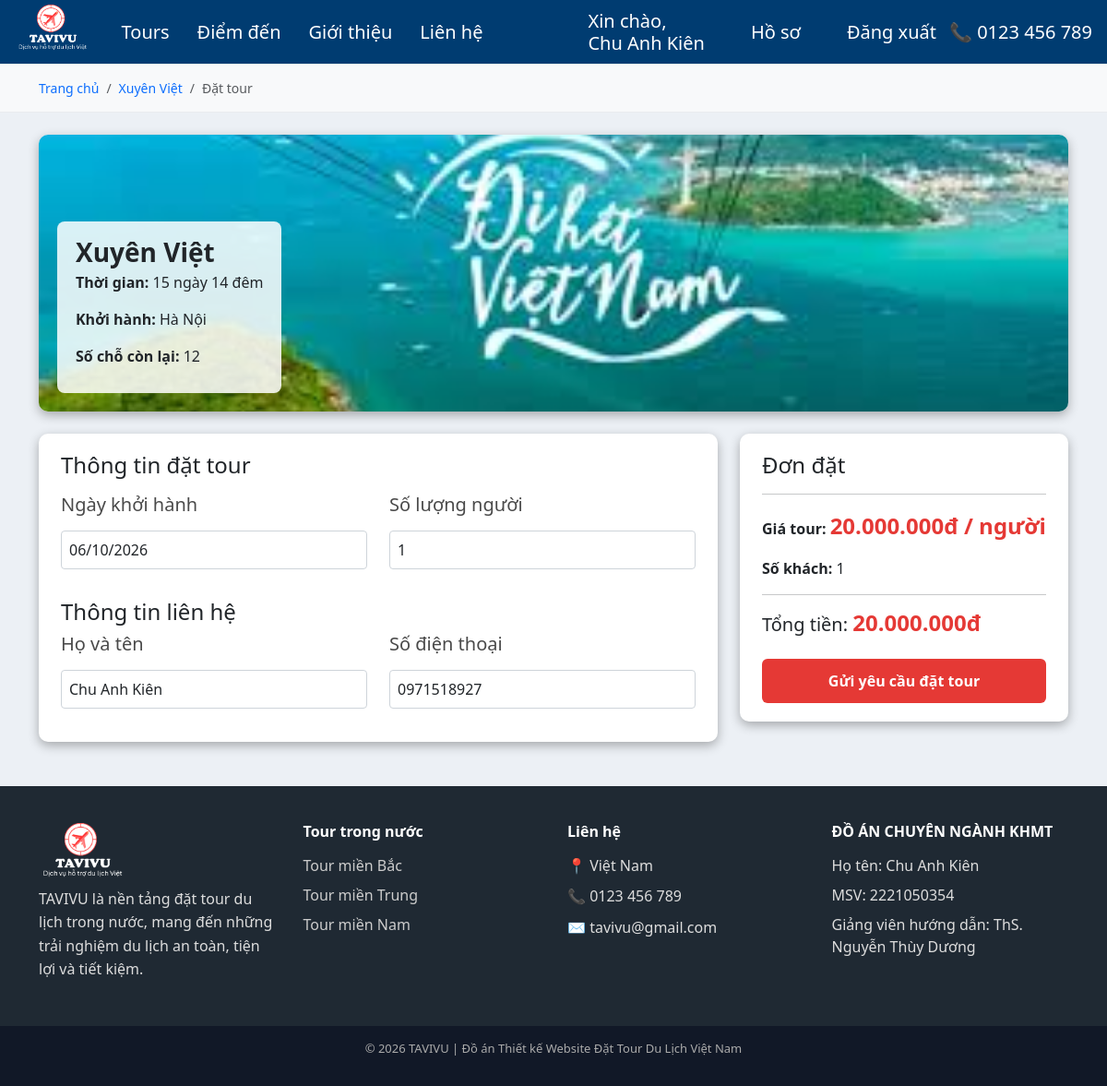
Screenshot of /pages/khachHang/datTour.php?maTour=32 (signed in) with the database file from the repository.
### tables this page shows
CREATE TABLE `tour` (
  `maTour` int(10) UNSIGNED NOT NULL,
  `maND` int(10) UNSIGNED NOT NULL,
  `tenTour` varchar(255) NOT NULL,
  `moTa` text DEFAULT NULL,
  `lichTrinh` text DEFAULT NULL,
  `giaTour` decimal(18,2) UNSIGNED NOT NULL,
  `ngayKhoiHanh` date NOT NULL,
  `diemXuatPhat` varchar(100) NOT NULL DEFAULT 'Hà Nội',
  `soNgay` int(11) NOT NULL DEFAULT 1,
  `soChoTrong` int(10) UNSIGNED NOT NULL,
  `tongSoCho` int(10) UNSIGNED NOT NULL DEFAULT 0,
  `trangThai` enum('Chờ duyệt','Đang bán','Tạm dừng','Từ chối','Đã kết thúc') NOT NULL DEFAULT 'Chờ duyệt'
);

CREATE TABLE `tour_anh` (
  `maAnh` int(10) UNSIGNED NOT NULL,
  `maTour` int(10) UNSIGNED NOT NULL,
  `duongDan` varchar(255) NOT NULL,
  `lamAnhChinh` tinyint(1) DEFAULT 0
);

CREATE TABLE `user` (
  `maND` int(11) UNSIGNED NOT NULL,
  `email` varchar(100) NOT NULL,
  `matKhau` varchar(255) NOT NULL,
  `hoTen` varchar(100) NOT NULL,
  `soDienThoai` varchar(10) NOT NULL,
  `vaiTro` enum('Quản trị viên','Khách hàng','Nhà phân phối tour') NOT NULL DEFAULT 'Khách hàng',
  `trangThai` enum('Hoạt động','Vô hiệu hóa') NOT NULL DEFAULT 'Hoạt động',
  `diaChi` varchar(255) DEFAULT NULL,
  `tenCongTy` varchar(255) DEFAULT NULL,
  `diaChiCongTy` varchar(255) DEFAULT NULL,
  `tyLeHoaHong` decimal(5,2) DEFAULT NULL
);

### pages/khachHang/datTour.php (the view, shortened to what this page needs)
<?php
require_once '../../config/database.php';
$maTour = $_GET['maTour'] ?? null;
$stmt = $mysqli->prepare("
    SELECT t.*, u.hoTen AS tenNPP
    FROM tour t
    JOIN user u ON t.maND = u.maND
    WHERE t.maTour = ? AND t.trangThai = 'Đang bán'
");
$stmt->bind_param("i", $maTour);
$stmt->execute();
$tour = $stmt->get_result()->fetch_assoc();
$stmtAnh = $mysqli->prepare("
    SELECT duongDan FROM tour_anh
    WHERE maTour = ? AND laManhChinh = 1
    LIMIT 1
");
$stmtAnh->bind_param("i", $maTour);
$stmtAnh->execute();
$anhChinh = $stmtAnh->get_result()->fetch_assoc();
$stmtUser = $mysqli->prepare("SELECT hoTen, soDienThoai FROM user WHERE maND = ?");
$stmtUser->bind_param("i", $_SESSION['maND']);
$stmtUser->execute();
$user = $stmtUser->get_result()->fetch_assoc();
?>
<!DOCTYPE html>
<html lang="vi">
<head>
    <link href="https://cdn.jsdelivr.net/npm/bootstrap@5.3.8/dist/css/bootstrap.min.css" rel="stylesheet"
>
    <link rel="stylesheet" href="../../assets/css/khachHang.css">
</head>
<body>
    <?php include '../../includes/header.php'; ?>
    <main>
        <div class="breadcrumb-box">
            <div class="container">
                <nav aria-label="breadcrumb">
                    <ol class="breadcrumb tour-breadcrumb">
                        <li class="breadcrumb-item">
                            <a href="trangChu.php" class="breadcrumb-link">Trang chủ</a>
                        </li>
                        <li class="breadcrumb-item">
                            <a href="tour_ChiTiet.php?id=<?= $tour['maTour'] ?>" class="breadcrumb-link">
                                <?= htmlspecialchars($tour['tenTour']) ?>
                            </a>
                        </li>
                        <li class="breadcrumb-item active">Đặt tour</li>
                    </ol>
                </nav>
            </div>
        </div>
        <div class="container my-4">
            <div class="box tour-summary">
                <img src="../../<?= htmlspecialchars($anhChinh['duongDan'] ?? '') ?>"
                    alt="<?= htmlspecialchars($tour['tenTour']) ?>">
                <div class="tour-summary-content">
                    <div class="tour-title"><?= htmlspecialchars($tour['tenTour']) ?></div>
                    <p><strong>Thời gian:</strong> <?= $tour['soNgay'] ?> ngày <?= $tour['soNgay'] - 1 ?> đêm</p>
                    <p><strong>Khởi hành:</strong> <?= htmlspecialchars($tour['diemXuatPhat']) ?></p>
                    <p><strong>Số chỗ còn lại:</strong> <?= $tour['soChoTrong'] ?></p>
                </div>
            </div>
            <div class="row">
                <div class="col-lg-8">
                    <div class="box">
                        <h4 class="mb-3">Thông tin đặt tour</h4>
                        <form action="../../actions/donDat/booking.php" method="POST" id="formDatTour">
                            <div class="row">
                                <div class="col-md-6 mb-3">
                                    <label class="form-label">
                                        <h5>Ngày khởi hành</h5>
                                    </label>
                                    <input type="date" name="ngayDat" class="form-control"
                                        value="<?= $tour['ngayKhoiHanh'] ?>" readonly>
                                </div>
                                <div class="col-md-6 mb-3">
                                    <label class="form-label">
                                        <h5>Số lượng người</h5>
                                    </label>
                                    <input type="number" name="soNguoi" id="soNguoi" class="form-control" min="1"
                                        max="<?= $tour['soChoTrong'] ?>" value="1" required>
                                </div>
                            </div>
                            <h4 class="mt-3">Thông tin liên hệ</h4>
                            <div class="row">
                                <div class="col-md-6 mb-3">
                                    <label class="form-label">
                                        <h5>Họ và tên</h5>
                                    </label>
                                    <input type="text" name="hoTen" class="form-control"
                                        value="<?= htmlspecialchars($user['hoTen']) ?>" required>
                                </div>
                                <div class="col-md-6 mb-3">
                                    <label class="form-label">
                                        <h5>Số điện thoại</h5>
                                    </label>
                                    <input type="tel" name="soDienThoai" class="form-control"
                                        value="<?= htmlspecialchars($user['soDienThoai']) ?>" required>
                                </div>
                            </div>
                    </div>
                </div>
                <div class="col-lg-4">
                    <div class="box">
                        <h4>Đơn đặt</h4>
                        <hr>
                        <p><strong>Giá tour: </strong>
                            <span class="price"><?= number_format($tour['giaTour'], 0, ',', '.') ?>đ / người</span>
                        </p>
                        <p><strong>Số khách:</strong> <span id="hienThiSoNguoi">1</span></p>
                        <hr>
                        <h5>Tổng tiền: <span class="price" id="tongTien">
                                <?= number_format($tour['giaTour'], 0, ',', '.') ?>đ
                            </span></h5>
                        <button type="submit" class="btn-book text-white mt-3">
                            Gửi yêu cầu đặt tour
                        </button>
                    </div>
                </div>
            </div>
        </div>
    </main>
    <?php include '../../includes/footer.php'; ?>
</body>
</html>

### includes/header.php (shortened to what this page needs)
<header class="header">
    <div class="container_header">
        <div class="logo">
            <a href="../../pages/khachHang/trangChu.php">
                <img src="../../assets/img/TAVIVU_Logo.png">
            </a>
        </div>
        <nav class="main-nav">
            <ul>
                <li><a href="../../pages/khachHang/tour.php">Tours</a></li>
                <li><a href="../../pages/khachHang/diemDen.php">Điểm đến</a></li>
                <li><a href="../../pages/khachHang/gioiThieu.php">Giới thiệu</a></li>
                <li><a href="#footer-section">Liên hệ</a></li>
            </ul>
        </nav>
        <div class="login">
            <?php if (isset($_SESSION['maND'])): ?>
                <div class="user-info">
                    <span style="color:white;">
                        Xin chào,
                    </span>
                    <span style="color:white;">
                        <?php echo $_SESSION['hoTen']; ?>
                    </span>
                </div>
                <a href="../../pages/khachHang/hoSo.php" class="login-btn">Hồ sơ</a>
                <a href="../../actions/logout.php" class="login-btn">Đăng xuất</a>
            <?php else: ?>
                <a href="../../pages/auth/dangNhap.php" class="login-btn">Đăng nhập</a>
                <a href="../../pages/auth/dangKy.php" class="login-btn">Đăng ký</a>
            <?php endif; ?>
        </div>
        <div class="phone-num">
            <p>📞 0123 456 789</p>
        </div>
    </div>
</header>

### includes/footer.php
<footer id="footer-section" class="footer">
    <div class="footer-top">
        <div class="container footer-grid">
            <div class="footer-col">
                <img src="/Do_An/Web_Tour_Du_Lich/assets/img/TAVIVU_Logo.png"
                    alt="TAVIVU Logo"
                    class="footer-logo">
                <p>
                    TAVIVU là nền tảng đặt tour du lịch trong nước,
                    mang đến những trải nghiệm du lịch an toàn, tiện lợi và tiết kiệm.
                </p>
            </div>
            <div class="footer-col">
                <h4>Tour trong nước</h4>
                <ul>
                    <li><a href="tour.php?vung=Bắc">Tour miền Bắc</a></li>
                    <li><a href="tour.php?vung=Trung">Tour miền Trung</a></li>
                    <li><a href="tour.php?vung=Nam">Tour miền Nam</a></li>
                </ul>
            </div>
            <div class="footer-col">
                <h4>Liên hệ</h4>
                <p>📍 Việt Nam</p>
                <p>📞 0123 456 789</p>
                <p>✉️ tavivu@gmail.com</p>
            </div>
            <div class="footer-col">
                <h4>ĐỒ ÁN CHUYÊN NGÀNH KHMT</h4>
                <ul>
                    <li>Họ tên: Chu Anh Kiên</li>
                    <li>MSV: 2221050354</li>
                    <li>Giảng viên hướng dẫn: ThS. Nguyễn Thùy Dương</li>
                </ul>
            </div>
        </div>
    </div>
    <div class="footer-bottom">
        <p>
            © 2026 TAVIVU | Đồ án Thiết kế Website Đặt Tour Du Lịch Việt Nam
        </p>
    </div>
</footer>

### assets/css/khachHang.css (style rules this page uses)
* { margin: 0; padding: 0; box-sizing: border-box; }
body { font-family: 'Segoe UI', Tahoma, sans-serif; background-color: #ECF0F5; display: flex; flex-direction: column; min-height: 100vh; }
main { flex: 1; }
html { scroll-behavior: smooth; }
.header { height: 70px; background-color: #003C71; border-bottom: 1px solid #e6e6e6; position: sticky; top: 0px; z-index: 1000; font-size: 20px; }
.container_header { max-width: 1200px; margin: 0 auto; padding: 0 16px; height: 100%; display: flex; align-items: center; justify-content: space-between; }
.logo img { display: flex; height: 60px; width: auto; object-fit: contain; transition: transform 0.3s ease; margin-right: 20px; }
.main-nav ul { display: flex; align-items: center; list-style: none; margin: 0; padding: 0; gap: 30px; }
.main-nav a { text-decoration: none; color: white; font-weight: 500; }
.user-info { display: flex; flex-direction: column; line-height: 1.2; color: white; font-weight: 500; }
.login { margin-left: 100px; display: flex; gap: 50px; align-items: center; flex-shrink: 0; }
.login a { text-decoration: none; color: white; font-weight: 500; }
.login-btn { text-decoration: none; color: #0071c2; font-weight: 500; }
.phone-num p { color: white; font-weight: 500; margin: 0; }
.footer { background-color: #1f2933; color: #ddd; }
.footer-top { padding: 40px 20px; }
.footer-grid { display: grid; grid-template-columns: repeat(4, 1fr); gap: 30px; }
.footer-col h4 { font-size: 16px; font-weight: 600; color: #fff; margin-bottom: 15px; }
.footer-col p { line-height: 1.6; margin-bottom: 8px; }
.footer-col ul { list-style: none; padding: 0; }
.footer-col ul li { margin-bottom: 8px; }
.footer-col ul li a { color: #ccc; text-decoration: none; transition: color 0.3s; }
.footer-logo { height: 70px; }
.footer-bottom { background-color: #111827; text-align: center; padding: 15px 0; font-size: 13px; color: #aaa; }
.breadcrumb-box { background-color: #f8f9fa; padding: 15px 0; border-bottom: 1px solid #e9ecef; }
.tour-breadcrumb { margin-bottom: 0; font-size: 14px; }
.breadcrumb-link { text-decoration: none; font-weight: 500; }
.tour-title { font-size: 28px; font-weight: 700; }
.box { background: #fff; padding: 20px 24px; border-radius: 10px; box-shadow: 0 4px 12px rgba(0, 0, 0, 0.3); margin-bottom: 24px; }
.price { font-size: 24px; font-weight: 700; color: #e53935; }
.btn-book { width: 100%; padding: 12px; border: none; background: #e53935; color: white; font-weight: 600; border-radius: 6px; }
.tour-summary { position: relative; padding: 0; overflow: hidden; }
.tour-summary img { width: 100%; height: 300px; object-fit: cover; display: block; }
.tour-summary-content { position: absolute; bottom: 20px; left: 20px; background: rgba(255, 255, 255, 0.85); padding: 12px 20px; border-radius: 8px; max-width: 50%; }
.form-label { color: #4a4a4a; margin-bottom: 8px; }
.form-control { border: 1px solid #ced4da; padding: 8px; border-radius: 4px; }

### rows the page displays
tour: tenTour "Xuyên Việt", soNgay "15", $tour['soNgay']-1 "14", diemXuatPhat "Hà Nội", soChoTrong "12", ngayDat "06/10/2026", giaTour "20.000.000"
tour_anh: duongDan (picture)
user: hoTen "Chu Anh Kiên", soDienThoai "0971518927"

### other values shown
$_SESSION['hoTen'] "Chu Anh Kiên"
